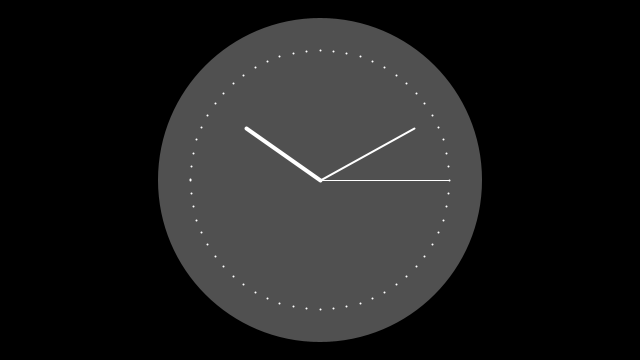
Frame 1 (no input)
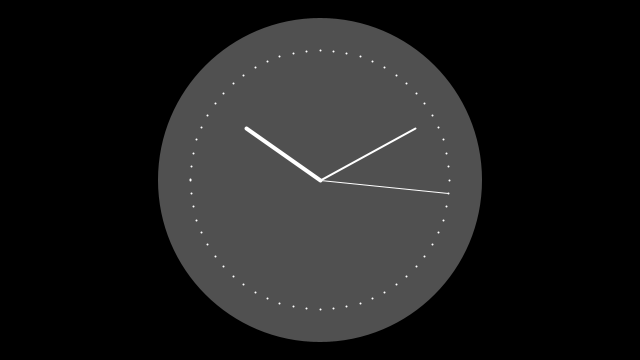
Frame 60 (the mouse pressed at the canvas centre just before this capture)
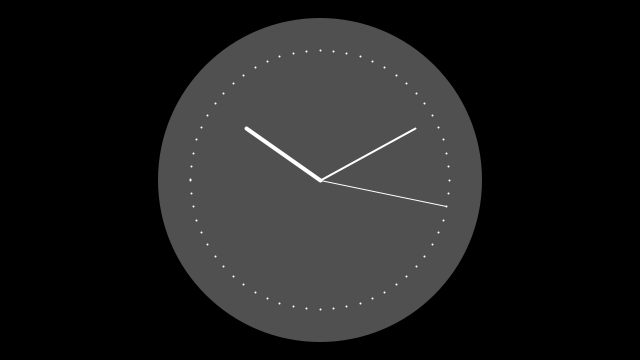
Frame 120 (the mouse held since frame 60 and released just before this capture)

The Processing sketch that drew these frames (run headless with seeded random() and noise(); from frame 60 on, the mouse is pressed at the canvas centre):

// Processing sketch: Clock
// ── Clock.pde
int cx, cy;
float secondsRadius;
float minutesRadius;
float hoursRadius;
float clockDiameter;

void setup() {
  size(640, 360);
  stroke(255);
  
  int radius = min(width, height) / 2;
  secondsRadius = radius * 0.72;
  minutesRadius = radius * 0.60;
  hoursRadius = radius * 0.50;
  clockDiameter = radius * 1.8;
  
  cx = width / 2;
  cy = height / 2;
}

void draw() {
  background(0);
  
  // Draw the clock background
  fill(80);
  noStroke();
  ellipse(cx, cy, clockDiameter, clockDiameter);
  
  // Angles for sin() and cos() start at 3 o'clock;
  // subtract HALF_PI to make them start at the top
  float s = map(second(), 0, 60, 0, TWO_PI) - HALF_PI;
  float m = map(minute() + norm(second(), 0, 60), 0, 60, 0, TWO_PI) - HALF_PI; 
  float h = map(hour() + norm(minute(), 0, 60), 0, 24, 0, TWO_PI * 2) - HALF_PI;
  
  // Draw the hands of the clock
  stroke(255);
  strokeWeight(1);
  line(cx, cy, cx + cos(s) * secondsRadius, cy + sin(s) * secondsRadius);
  strokeWeight(2);
  line(cx, cy, cx + cos(m) * minutesRadius, cy + sin(m) * minutesRadius);
  strokeWeight(4);
  line(cx, cy, cx + cos(h) * hoursRadius, cy + sin(h) * hoursRadius);
  
  // Draw the minute ticks
  strokeWeight(2);
  beginShape(POINTS);
  for (int a = 0; a < 360; a+=6) {
    float angle = radians(a);
    float x = cx + cos(angle) * secondsRadius;
    float y = cy + sin(angle) * secondsRadius;
    vertex(x, y);
  }
  endShape();
}
